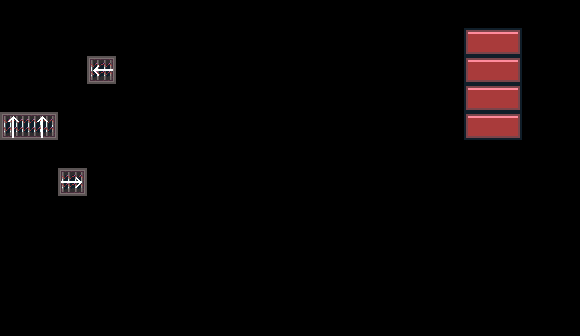

Tiled map render using the project's own tile images. Description and the whole map definition, tile-layer contents included, below:
An orthogonal 20x12 tile map with 29x28 px tiles, 2 tile layers (Tile Layer 1, Tile Layer 2).

<map version="1.10" tiledversion="1.11.2" orientation="orthogonal" renderorder="right-down" width="20" height="12" tilewidth="29" tileheight="28" infinite="0" nextlayerid="4" nextobjectid="1">
 <editorsettings>
  <export format="tmx" />
 </editorsettings>
 <tileset firstgid="1" name="bricks_tiles" tilewidth="29" tileheight="28" tilecount="32" columns="8">
  <image source="../src/assets/bricks_tiles.png" width="232" height="112" />
 </tileset>
 <layer id="1" name="Tile Layer 1" width="20" height="12">
  <data encoding="csv">
0,0,0,0,0,0,0,0,0,0,0,0,0,0,0,0,0,0,0,0,
0,0,0,0,0,0,0,0,0,0,0,0,0,0,0,0,1,2,0,0,
0,0,0,25,0,0,0,0,0,0,0,0,0,0,0,0,1,2,0,0,
0,0,0,0,0,0,0,0,0,0,0,0,0,0,0,0,1,2,0,0,
23,24,0,0,0,0,0,0,0,0,0,0,0,0,0,0,1,2,0,0,
0,0,0,0,0,0,0,0,0,0,0,0,0,0,0,0,0,0,0,0,
0,0,25,0,0,0,0,0,0,0,0,0,0,0,0,0,0,0,0,0,
0,0,0,0,0,0,0,0,0,0,0,0,0,0,0,0,0,0,0,0,
0,0,0,0,0,0,0,0,0,0,0,0,0,0,0,0,0,0,0,0,
0,0,0,0,0,0,0,0,0,0,0,0,0,0,0,0,0,0,0,0,
0,0,0,0,0,0,0,0,0,0,0,0,0,0,0,0,0,0,0,0,
0,0,0,0,0,0,0,0,0,0,0,0,0,0,0,0,0,0,0,0
</data>
 </layer>
 <layer id="3" name="Tile Layer 2" width="20" height="12" locked="1">
  <data encoding="csv">
0,0,0,0,0,0,0,0,0,0,0,0,0,0,0,0,0,0,0,0,
0,0,0,0,0,0,0,0,0,0,0,0,0,0,0,0,0,0,0,0,
0,0,0,32,0,0,0,0,0,0,0,0,0,0,0,0,0,0,0,0,
0,0,0,0,0,0,0,0,0,0,0,0,0,0,0,0,0,0,0,0,
30,30,0,0,0,0,0,0,0,0,0,0,0,0,0,0,0,0,0,0,
0,0,0,0,0,0,0,0,0,0,0,0,0,0,0,0,0,0,0,0,
0,0,31,0,0,0,0,0,0,0,0,0,0,0,0,0,0,0,0,0,
0,0,0,0,0,0,0,0,0,0,0,0,0,0,0,0,0,0,0,0,
0,0,0,0,0,0,0,0,0,0,0,0,0,0,0,0,0,0,0,0,
0,0,0,0,0,0,0,0,0,0,0,0,0,0,0,0,0,0,0,0,
0,0,0,0,0,0,0,0,0,0,0,0,0,0,0,0,0,0,0,0,
0,0,0,0,0,0,0,0,0,0,0,0,0,0,0,0,0,0,0,0
</data>
 </layer>
 <objectgroup id="2" name="Object Layer 1" />
</map>
